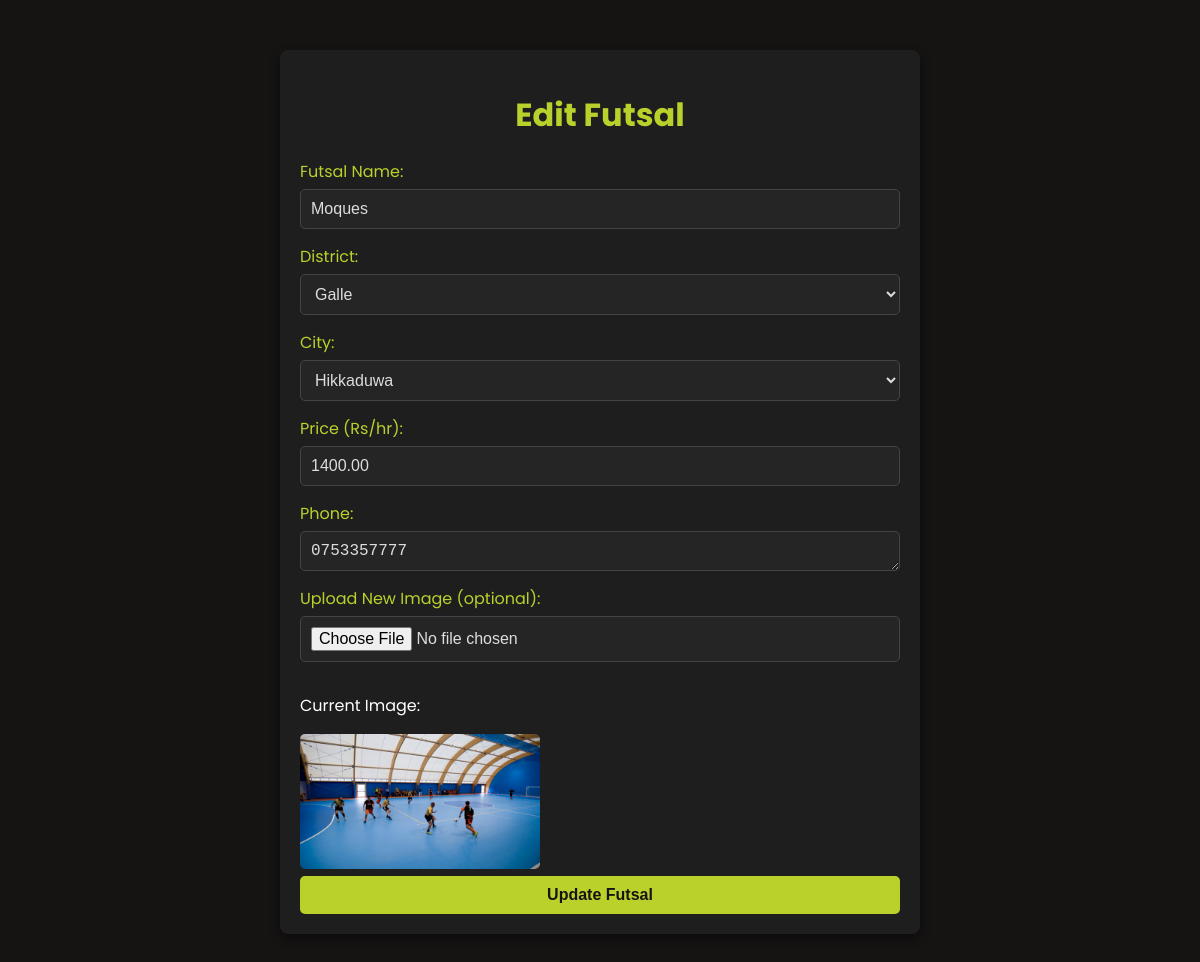
The page /staff/edit_futsal.php?id=28 (signed in) on the database as committed earlier.
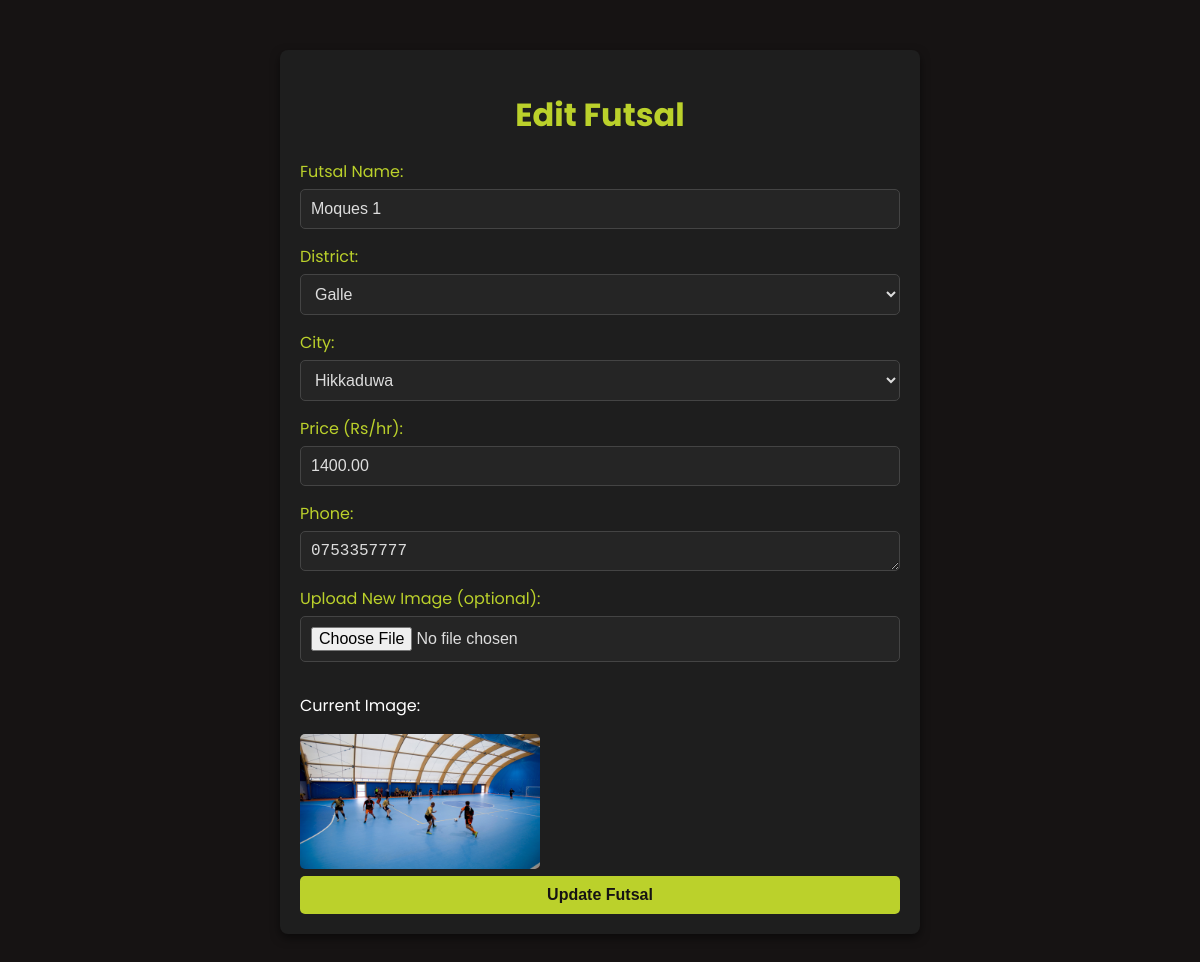
The same page on the database as committed later.
### tables this page shows
CREATE TABLE IF NOT EXISTS `futsals` (
  `id` int NOT NULL AUTO_INCREMENT,
  `owner_id` int NOT NULL,
  `name` varchar(100) NOT NULL,
  `location` varchar(255) NOT NULL,
  `price_per_hour` decimal(10,2) NOT NULL,
  `description` text,
  `image` varchar(255) DEFAULT NULL,
  `created_at` timestamp NULL DEFAULT CURRENT_TIMESTAMP,
  PRIMARY KEY (`id`),
  KEY `owner_id` (`owner_id`)
);

### staff/edit_futsal.php (the view, shortened to what this page needs)
<?php
require 'db.php';
if (isset($_SESSION['user_id'])) {
    $staffId = $_SESSION['user_id'];
} else {
    echo "Session error: user_id not set. Redirecting to login...";
    header("Location: ../index.php#login-section");
    exit();
}
$futsalId = (int)$_GET['id'];
$stmt = $pdo->prepare("SELECT * FROM futsals WHERE id = :id AND owner_id = :owner_id");
$stmt->execute(['id' => $futsalId, 'owner_id' => $staffId]);
$futsal = $stmt->fetch(PDO::FETCH_ASSOC);
$districtsAndCities = [
    "Ampara" => ["Ampara", "Kalmunai", "Sainthamaruthu"],
    "Anuradhapura" => ["Anuradhapura", "Kekirawa", "Mihintale"],
    "Badulla" => ["Badulla", "Bandarawela", "Haputale"],
    "Batticaloa" => ["Batticaloa", "Kattankudy", "Eravur"],
    "Colombo" => ["Colombo 1", "Colombo 2", "Colombo 3", "Nugegoda", "Dehiwala", "Mount Lavinia", "Moratuwa"],
    "Galle" => ["Galle", "Hikkaduwa", "Unawatuna", "Ambalangoda"],
    "Gampaha" => ["Negombo", "Ja-Ela", "Gampaha", "Ragama", "Wattala", "Kandana"],
    "Hambantota" => ["Hambantota", "Tangalle", "Tissamaharama"],
    "Jaffna" => ["Jaffna", "Chavakachcheri", "Point Pedro", "Nallur"],
    "Kalutara" => ["Kalutara", "Panadura", "Beruwala", "Aluthgama"],
    "Kandy" => ["Kandy", "Peradeniya", "Katugastota", "Pilimathalawa", "Digana"],
    "Kegalle" => ["Kegalle", "Mawanella", "Ruwanwella"],
    "Kilinochchi" => ["Kilinochchi", "Paranthan"],
    "Kurunegala" => ["Kurunegala", "Puttalam", "Kuliyapitiya", "Maho"],
    "Mannar" => ["Mannar", "Pesalai", "Adampan"],
    "Matale" => ["Matale", "Dambulla", "Sigiriya"],
    "Matara" => ["Matara", "Weligama", "Deniyaya", "Kamburugamuwa"],
    "Moneragala" => ["Moneragala", "Wellawaya", "Bibile"],
    "Mullaitivu" => ["Mullaitivu", "Puthukudiyiruppu", "Oddusuddan"],
    "Nuwara Eliya" => ["Nuwara Eliya", "Hatton", "Talawakele", "Bandarawela"],
    "Polonnaruwa" => ["Polonnaruwa", "Medirigiriya", "Hingurakgoda"],
    "Puttalam" => ["Puttalam", "Chilaw", "Wennappuwa"],
    "Ratnapura" => ["Ratnapura", "Balangoda", "Pelmadulla"],
    "Trincomalee" => ["Trincomalee", "Kinniya", "Muttur"],
    "Vavuniya" => ["Vavuniya", "Omanthai", "Cheddikulam"]
];
?>
<!DOCTYPE html>
<html lang="en">
<head>
</head>
<body>
<div class="container">
    <h1>Edit Futsal</h1>
    <form action="" method="POST" enctype="multipart/form-data">
        <label for="name">Futsal Name:</label>
        <input type="text" id="name" name="name" value="<?= htmlspecialchars($futsal['name']) ?>" required>
        <label for="district">District:</label>
        <select id="district" name="district" onchange="updateCities()" required>
            <?php foreach (array_keys($districtsAndCities) as $districtOption): ?>
                <option value="<?= $districtOption ?>"><?= $districtOption ?></option>
            <?php endforeach; ?>
        </select>
        <label for="city">City:</label>
        <select id="city" name="city" required>
            <option value="">Select City</option>
        </select>
        <label for="price_per_hour">Price (Rs/hr):</label>
        <input type="number" id="price_per_hour" name="price_per_hour" step="0.01" value="<?= htmlspecialchars($futsal['price_per_hour']) ?>" required>
        <label for="description">Phone:</label>
        <textarea id="description" name="description" rows="1" required><?= htmlspecialchars($futsal['description']) ?></textarea>
        <label for="image">Upload New Image (optional):</label>
        <input type="file" id="image" name="image" accept="image/*">
        <div class="current-image">
            <p>Current Image:</p>
            <img src="../<?= htmlspecialchars($futsal['image']) ?>" alt="Current Futsal Image">
        </div>
        <button type="submit">Update Futsal</button>
    </form>
</div>
</body>
</html>

Rows that differ between the two databases and show on the page:
changed futsals: name "Moques" → "Moques 1"
